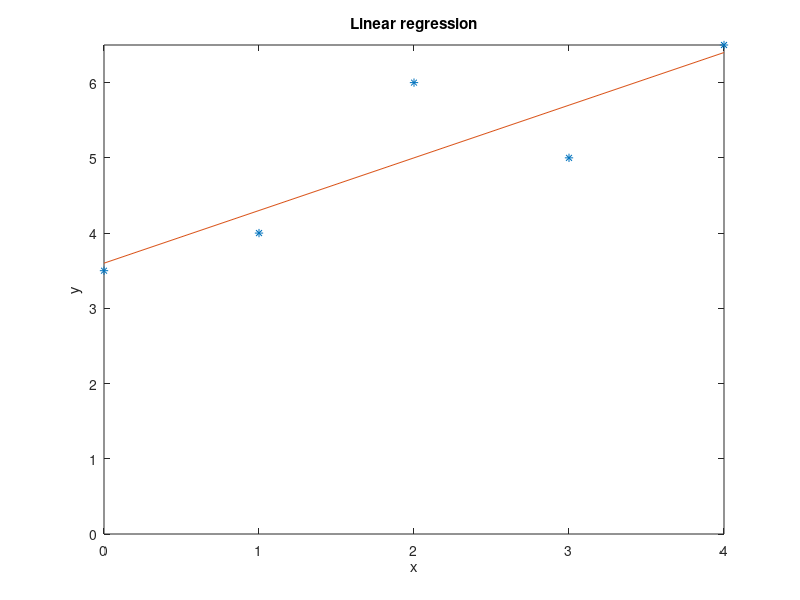
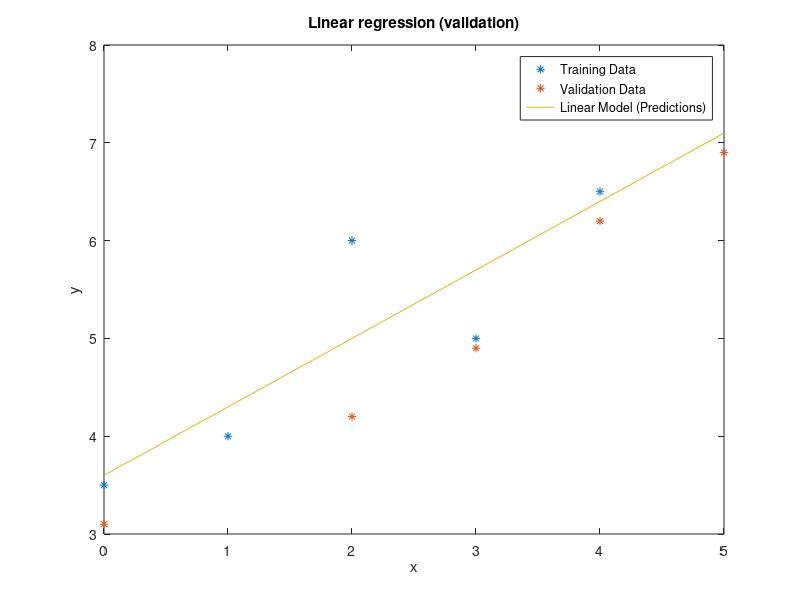

Reproduce these figures in MATLAB, in order. (Note: this script raises an error after producing the figures.)
disp("1.2.3");
% Define the data points
x = [0; 1; 2; 3; 4];
y = [3.5; 4; 6; 5; 6.5];

% Create the plot
figure(1); clf;
hold on;
box on;
plot(x, y, '*');

% Define the slope (m_sol) and y-intercept (b_sol) computed previously
b_sol = 3.6;  % replace with the exact value you calculated
m_sol = 0.7;  % replace with the exact value you calculated

% Calculate the model's predictions
y_pred = m_sol * x + b_sol;

% Plot the model's predictions
plot(x, y_pred);

% Beautify the plot
title('Linear regression');
xlabel('x');
ylabel('y');
% Constrain the plot display to y > 0
ylim([0, inf]);



disp("1.3.1");
% Define the data points
x = [0; 1; 2; 3; 4];
y = [3.5; 4; 6; 5; 6.5];

% Create matrix A with a column of ones and a column with x values
A = [ones(size(x)), x];

% Define the least squares solution vector c* you computed previously
b_star = 3.6;  % replace with the exact value you calculated
m_star = 0.7;  % replace with the exact value you calculated
c_star = [b_star; m_star];

% Compute the predicted values A*c*
y_pred = A * c_star;

% Compute the residuals r = y - A*c*
r = y - y_pred;

% Verify that A*c* is orthogonal to r by checking if their dot product is zero
orthogonal = dot(A * c_star, r);

% Display the result
disp(['Dot product of A*c* and r: ', num2str(orthogonal)]);
if abs(orthogonal) < 1e-10  % Adjust the tolerance as necessary
    disp('A*c* is orthogonal to r.');
else
    disp('A*c* is not orthogonal to r.');
end




disp("1.3.2");
% Create matrix A with a column of ones and a column with x values
A = [ones(size(x)), x];


% Compute the residual vector r* = y - A*c*
r_star = y - A * c_star;

% Compute the norm of the residual vector r*
norm_r_star = norm(r_star);

% Display the norm of r*
disp(['Norm of r*: ', num2str(norm_r_star)]);

% Define visually estimated values for m and b
b_visual = 3.5; % replace with the value you estimated visually
m_visual = 0.75; % replace with the value you estimated visually
c_visual = [b_visual; m_visual];

% Compute the residual vector for visually estimated values of c
r_visual = y - A * c_visual;

% Compute the norm of the residual vector for visually estimated values of c
norm_r_visual = norm(r_visual);

% Display the norm of r for visually estimated c
disp(['Norm of r for visually estimated c: ', num2str(norm_r_visual)]);

% Compare the two norms
disp(['Difference in norms: ', num2str(norm_r_visual - norm_r_star)]);



disp("1.4.1");
% Define the validation data points
x_val = [0; 2; 3; 4; 5];
y_val = [3.1; 4.2; 4.9; 6.2; 6.9];


% Plot the original data and the validation data in a new figure
figure(2); clf;
hold on; box on;
plot(x, y, '*', 'DisplayName', 'Original Data');
plot(x_val, y_val, '*', 'DisplayName', 'Validation Data');

% Add labels and title
xlabel('x');
ylabel('y');
title('Model Testing with Validation Data');

% Add a legend to distinguish data sets
legend show;

% Constrain the plot display to y > 0
ylim([0, inf]);

% Optionally, plot the regression line using the model
x_combined = [x; x_val];
x_range = [min(x_combined), max(x_combined)];
y_model = m_star * x_range + b_star;
plot(x_range, y_model, 'DisplayName', 'Regression Line');

% Hold off the plot
hold off;




disp("1.4.2");
% Define the slope (m_star) and y-intercept (b_star) from your model
b_star = 3.6; % replace with the exact value you calculated
m_star = 0.7; % replace with the exact value you calculated

% Use the model to predict the y values for the validation data
y_val_pred = m_star * x_val + b_star;

% Plot the original data, validation data, and the linear regression predictions
figure(2); clf;
hold on; box on;
plot(x, y, '*', 'DisplayName', 'Training Data');
plot(x_val, y_val, '*', 'DisplayName', 'Validation Data');
plot(x_val, y_val_pred, '-', 'DisplayName', 'Linear Model (Predictions)');

% Beautify the plot
title('Linear regression (validation)');
xlabel('x');
ylabel('y');

% Set the legend for the three plots we added
lgd = legend('Training Data', 'Validation Data', 'Linear Model (Predictions)');
% Move the legend location
lgd.Location = 'northwest';

% Constrain the plot display to y > 0
ylim([0, inf]);

% Hold off the plot
hold off;




disp("1.4.3");
% Define the validation data points
x_val = [0; 2; 3; 4; 5];
y_val = [3.1; 4.2; 4.9; 6.2; 6.9];

% Create the validation matrix A_val with a column of ones and a column with x_val values
A_val = [ones(size(x_val)), x_val];

% Use the least squares solution vector c* you computed previously
b_star = 3.6; % replace with the exact value you calculated
m_star = 0.7; % replace with the exact value you calculated
c_star = [b_star; m_star];

% Compute the residual vector r_val = y_val - A_val*c*
r_val = y_val - A_val * c_star;

% Compute the norm of the residual vector r_val
norm_r_val = norm(r_val);

% Display the norm of r_val
disp(['Norm of r_val: ', num2str(norm_r_val)]);

% You should also have the norm of r_star from the training data computed previously
% norm_r_star = ...

% Display the comparison
% disp(['Difference in norms: ', num2str(norm_r_val - norm_r_star)]);

% Depending on your results, provide commentary on model generalization
if norm_r_val > norm_r_star
    disp('The validation error is larger than the training error. The model may not generalize as well as desired.');
elseif norm_r_val < norm_r_star
    disp('The validation error is smaller than the training error. The model generalizes well.');
else
    disp('The validation error is equal to the training error. The model generalizes consistently.');
end



disp("1.5.1");
% Define the training data points
x = [0; 1; 2; 3; 4];
y = [3.5; 4; 6; 5; 6.5];

% Create the Vandermonde matrix X for the polynomial fitting
X = fliplr(vander(x));

% Solve for the polynomial coefficients a
a = X \ y; % This uses MATLAB's backslash operator to solve the linear system

% Display the polynomial coefficients
disp('The polynomial coefficients a are:');
disp(a);

% Create a function handle for the resulting polynomial interpolant p(x)
p = @(x) a(1) + a(2)*x + a(3)*x.^2 + a(4)*x.^3 + a(5)*x.^4;

% Display the polynomial interpolant
disp('The resulting polynomial interpolant p(x) is:');
disp(['p(x) = ', num2str(a(1)), ' + ', num2str(a(2)), 'x + ', ...
      num2str(a(3)), 'x^2 + ', num2str(a(4)), 'x^3 + ', num2str(a(5)), 'x^4']);



disp("1.5.2");

% Create a grid of x coordinates to use for plotting the polynomial
x_grid = linspace(0, 5);

% Evaluate p(x) at all the points in x_grid
p_of_x_grid = a(1) + a(2) * x_grid + a(3) * x_grid.^2 + a(4) * x_grid.^3 + a(5) * x_grid.^4;

% Define the validation data points
x_val = [0; 2; 3; 4; 5];
y_val = [3.1; 4.2; 4.9; 6.2; 6.9];

% Define the slope (m_star) and y-intercept (b_star) from your linear model
% Note: Replace these with the values you found previously
m_star = 0.7;
b_star = 3.6;

% Predictions using the linear model
y_val_pred = m_star * x_val + b_star;

% Create a new figure and plot the training data, validation data, and the predictions
figure(3); clf;
hold on;
box on;

% Plot given training data
plot(x, y, '*', 'DisplayName', 'Training Data');

% Plot validation data
plot(x_val, y_val, '*', 'DisplayName', 'Validation Data');

% Plot our least-squares predictions
plot(x_val, y_val_pred, 'DisplayName', 'Linear Model (Predictions)');

% Plot the polynomial interpolation
plot(x_grid, p_of_x_grid, 'DisplayName', 'Polynomial Model (Predictions)');

% Beautify the plot
xlabel('x');
ylabel('y');
title('Polynomial Interpolation vs. Linear Least Squares');

% Add a legend to label each plot
lgd = legend('Training Data', 'Validation Data', 'Linear Model (Predictions)', 'Polynomial Model (Predictions)');
lgd.Location = 'northwest';

% Adjust the limits
ylim([0, 10]);

% Display the plot
hold off;

